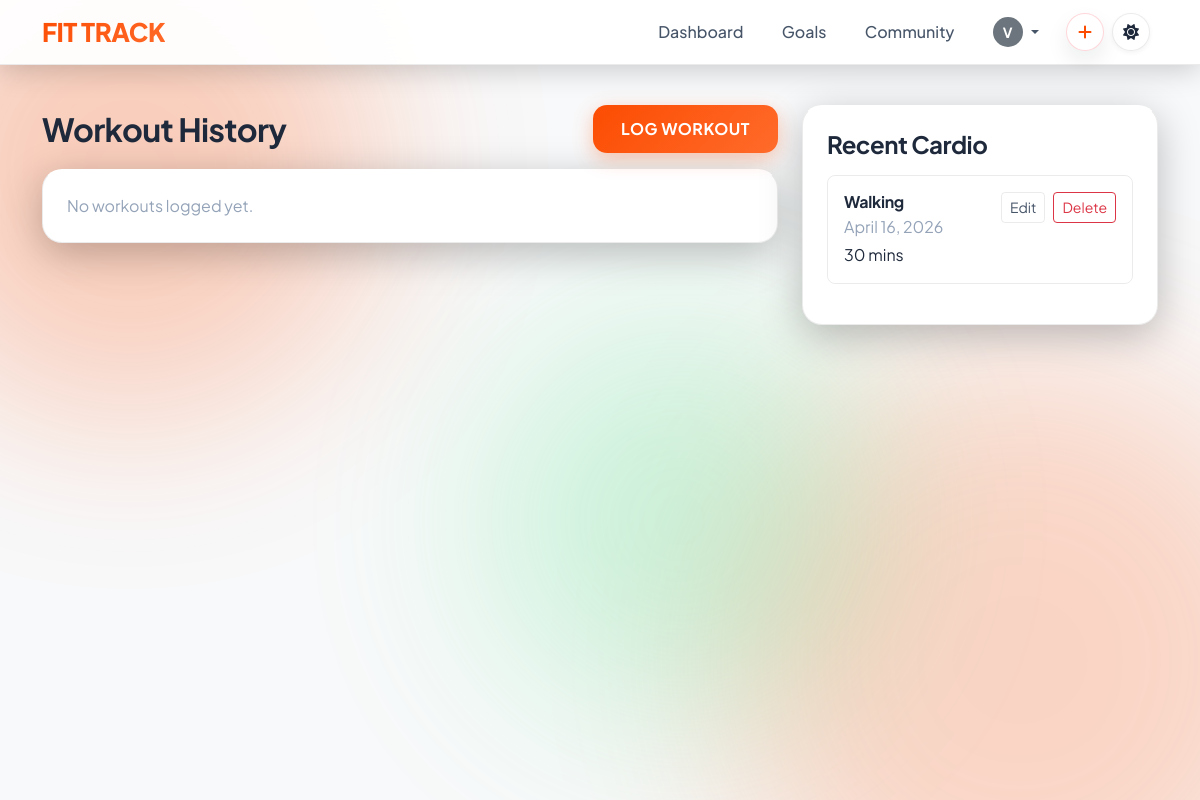
The app's page /history/ (signed in) with its own data.
### users/models.py (models this page shows, shortened)
class CustomUser(AbstractUser):
    age = models.PositiveIntegerField(null=True, blank=True)
    height = models.FloatField(null=True, blank=True, help_text="Height in cm")
    weight = models.FloatField(null=True, blank=True, help_text="Weight in kg")
    ACTIVITY_LEVEL_CHOICES = [
        ('Sedentary', 'Sedentary'),
        ('Lightly Active', 'Lightly Active'),
        ('Moderately Active', 'Moderately Active'),
        ('Very Active', 'Very Active'),
        ('Extra Active', 'Extra Active')
    ]
    activity_level = models.CharField(max_length=20, choices=ACTIVITY_LEVEL_CHOICES, blank=True, null=True)
    profile_picture = models.ImageField(upload_to='profile_pics/', blank=True, null=True)
    strava_athlete_id = models.BigIntegerField(blank=True, null=True)
    strava_access_token = models.CharField(max_length=255, blank=True)
    strava_refresh_token = models.CharField(max_length=255, blank=True)
    strava_token_expires_at = models.DateTimeField(blank=True, null=True)
    strava_scopes = models.CharField(max_length=255, blank=True)
    strava_last_sync_at = models.DateTimeField(blank=True, null=True)

### tracker/models.py (models this page shows, shortened)
class CardioSession(models.Model):
    ACTIVITY_CHOICES = [
        ('running', 'Running'),
        ('cycling', 'Cycling'),
        ('swimming', 'Swimming'),
        ('walking', 'Walking'),
        ('rowing', 'Rowing'),
        ('jump_rope', 'Jump Rope'),
        ('other', 'Other'),
    ]
    user = models.ForeignKey(settings.AUTH_USER_MODEL, on_delete=models.CASCADE, related_name='cardio_sessions')
    date = models.DateField(default=date.today)
    activity_type = models.CharField(max_length=20, choices=ACTIVITY_CHOICES)
    duration_minutes = models.PositiveIntegerField()
    distance_km = models.FloatField(blank=True, null=True)
    avg_heart_rate = models.PositiveIntegerField(blank=True, null=True)
    calories_burned = models.PositiveIntegerField(blank=True, null=True)
    notes = models.TextField(blank=True, null=True)
    strava_activity_id = models.BigIntegerField(blank=True, null=True)
    map_polyline = models.TextField(blank=True, null=True)
    class Meta:
        ordering = ['-date']
        constraints = [
            models.UniqueConstraint(
                fields=['user', 'strava_activity_id'],
                name='unique_user_strava_activity',
            ),
        ]

### tracker/views.py (the view)
# urls.py: path('history/', views.workout_history, name='workout_history'),
@login_required
def workout_history(request):
    workouts = Workout.objects.filter(user=request.user).prefetch_related('sets__exercise').order_by('-date')
    cardio_sessions = CardioSession.objects.filter(user=request.user).order_by('-date')[:10]
    paginator = Paginator(workouts, 10)
    page_number = request.GET.get('page', 1)
    page_obj = paginator.get_page(page_number)
    return render(
        request,
        'tracker/workout_history.html',
        {
            'page_obj': page_obj,
            'cardio_sessions': cardio_sessions,
        },
    )

### tracker/templates/tracker/workout_history.html (shortened to what this page needs)
{% extends "base.html" %}
{% block content %}
<div class="row g-4 pt-3">
    <div class="col-lg-8">
        <div class="d-flex justify-content-between align-items-center mb-3">
            <h2 class="fw-bold mb-0">Workout History</h2>
            <a href="{% url 'log_workout' %}" class="btn btn-primary">Log Workout</a>
        </div>
        <div class="strava-card p-4">
            {% if page_obj %}
                {% for workout in page_obj %}
                <div class="border rounded-3 p-3 mb-3">
                    <div class="d-flex justify-content-between align-items-start mb-2">
                        <div>
                            <h5 class="mb-1">Workout on {{ workout.date }}</h5>
                            {% if workout.duration_minutes %}
                            <p class="text-muted mb-0">{{ workout.duration_minutes }} mins</p>
                            {% endif %}
                        </div>
                        <div class="d-flex gap-2">
                            <a href="{% url 'edit_workout' workout.id %}" class="btn btn-sm btn-outline-secondary">Edit</a>
                            <form method="post" action="{% url 'delete_workout' workout.id %}" onsubmit="return confirm('Delete this workout?');">
                                {% csrf_token %}
                                <button type="submit" class="btn btn-sm btn-outline-danger">Delete</button>
                            </form>
                        </div>
                    </div>
                    {% if workout.notes %}
                    <p class="mb-3">{{ workout.notes }}</p>
                    {% endif %}
                    {% if workout.sets.all %}
                    <div class="table-responsive">
                        <table class="table align-middle mb-0">
                            <thead>
                                <tr>
                                    <th>Exercise</th>
                                    <th>Reps</th>
                                    <th>Weight</th>
                                </tr>
                            </thead>
                            <tbody>
                                {% for workout_set in workout.sets.all %}
                                <tr>
                                    <td>{{ workout_set.exercise.name }}</td>
                                    <td>{{ workout_set.reps }}</td>
                                    <td>{{ workout_set.weight }}</td>
                                </tr>
                                {% endfor %}
                            </tbody>
                        </table>
                    </div>
                    {% endif %}
                </div>
                {% endfor %}
                {% if page_obj.paginator.num_pages > 1 %}
                <nav aria-label="Workout history pagination">
                    <ul class="pagination mb-0">
                        {% if page_obj.has_previous %}
                        <li class="page-item">
                            <a class="page-link" href="?page={{ page_obj.previous_page_number }}">Previous</a>
                        </li>
                        {% endif %}
                        <li class="page-item active">
                            <span class="page-link">{{ page_obj.number }}</span>
                        </li>
                        {% if page_obj.has_next %}
                        <li class="page-item">
                            <a class="page-link" href="?page={{ page_obj.next_page_number }}">Next</a>
                        </li>
                        {% endif %}
                    </ul>
                </nav>
                {% endif %}
            {% else %}
            <p class="text-muted mb-0">No workouts logged yet.</p>
            {% endif %}
        </div>
    </div>
    <div class="col-lg-4">
        <div class="strava-card p-4">
            <h4 class="fw-bold mb-3">Recent Cardio</h4>
            {% if cardio_sessions %}
                {% for cardio in cardio_sessions %}
                <div class="border rounded-3 p-3 mb-3">
                    <div class="d-flex justify-content-between align-items-start">
                        <div>
                            <h6 class="mb-1 text-capitalize">{{ cardio.get_activity_type_display }}</h6>
                            <p class="text-muted mb-1">{{ cardio.date }}</p>
                            <p class="mb-0">{{ cardio.duration_minutes }} mins</p>
                        </div>
                        <div class="d-flex gap-2">
                            <a href="{% url 'edit_cardio' cardio.id %}" class="btn btn-sm btn-outline-secondary">Edit</a>
                            <form method="post" action="{% url 'delete_cardio' cardio.id %}" onsubmit="return confirm('Delete this cardio session?');">
                                <button type="submit" class="btn btn-sm btn-outline-danger">Delete</button>
                            </form>
                        </div>
                    </div>
                </div>
                {% endfor %}
            {% else %}
            <p class="text-muted mb-0">No cardio sessions logged yet.</p>
            {% endif %}
        </div>
    </div>
</div>
{% endblock %}

### templates/base.html (shortened to what this page needs)
{% load static %}
<!DOCTYPE html>
<html lang="en">
<head>
  <link href="https://cdn.jsdelivr.net/npm/bootstrap@5.3.0/dist/css/bootstrap.min.css" rel="stylesheet">
  <link rel="stylesheet" href="https://cdnjs.cloudflare.com/ajax/libs/font-awesome/6.4.0/css/all.min.css">
  <link rel="stylesheet" href="{% static 'css/main.css' %}">
  <link rel="stylesheet" href="https://unpkg.com/leaflet@1.9.4/dist/leaflet.css"/>
</head>
<body>
  <div class="ambient-bg">
    <div class="ambient-orb orb-2"></div>
    <div class="ambient-orb orb-3"></div>
  </div>
  <nav class="navbar navbar-expand-lg navbar-custom sticky-top">
    <div class="container">
      <a class="navbar-brand" href="{% url 'dashboard' %}">
        FIT TRACK
      </a>
      <div class="collapse navbar-collapse" id="navbarNav">
        <ul class="navbar-nav ms-auto align-items-center">
          {% if user.is_authenticated %}
          <li class="nav-item">
            <a class="nav-link" href="{% url 'dashboard' %}">Dashboard</a>
          </li>
          <li class="nav-item">
            <a class="nav-link" href="{% url 'goals_page' %}">Goals</a>
          </li>
          <li class="nav-item">
            <a class="nav-link" href="{% url 'user_list' %}">Community</a>
          </li>
          <li class="nav-item dropdown">
            <a class="nav-link dropdown-toggle d-flex align-items-center" href="#" id="navbarDropdown" role="button"
              data-bs-toggle="dropdown" aria-expanded="false">
              {% if user.profile_picture %}
              <img src="{{ user.profile_picture.url }}" alt="Profile" class="rounded-circle me-1"
                style="width: 30px; height: 30px; object-fit: cover;">
              {% else %}
              <div class="rounded-circle bg-secondary text-white d-flex align-items-center justify-content-center me-1"
                style="width: 30px; height: 30px; font-size: 14px; font-weight: bold;">
                {{ user.username|make_list|first|upper }}
              </div>
              {% endif %}
            </a>
          </li>
          <li class="nav-item ms-2 d-none d-lg-block">
            <div class="dropdown">
              <button class="btn d-flex align-items-center justify-content-center p-0 rounded-circle quick-create-btn"
                type="button" data-bs-toggle="dropdown"
                style="width: 38px; height: 38px;">
                <i class="fa-solid fa-plus m-0"></i>
              </button>
            </div>
          </li>
          {% endif %}
          <li class="nav-item ms-2 me-2 d-flex align-items-center">
            <button id="themeToggleBtn" class="theme-toggle-btn" aria-label="Toggle Theme">
              <i class="fa-solid fa-moon" id="themeIcon"></i>
            </button>
          </li>
        </ul>
      </div>
    </div>
  </nav>
  <main class="container py-4">
    {% block content %}{% endblock %}
  </main>
</body>
</html>

### records on screen
CustomUser: username|make_list "V"
CardioSession: activity_type "Walking", date "April 16, 2026", duration_minutes "30"
